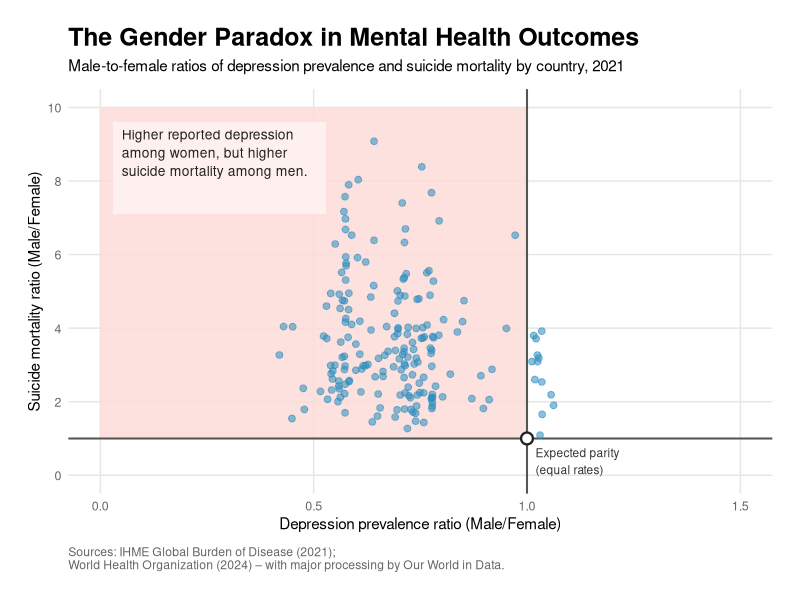
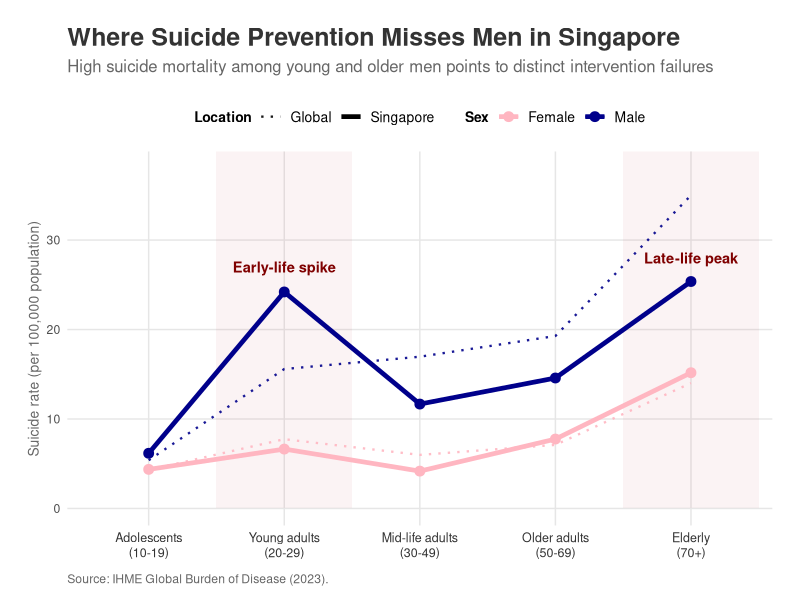

The R source for these figures, in order:
## ---- chunk 1
knitr::opts_chunk$set(echo = TRUE)
## ---- chunk 2
library(tidyverse)
## ---- chunk 3
data1 <- read_csv("data1.csv")

plot1_data <- data1 %>%
  # Focus on the most prevalent well-known disorders for a Macro view
  filter(cause %in% c("Depressive disorders", "Anxiety disorders", 
                      "Bipolar disorder", "Schizophrenia", "Eating disorders")) %>%
  group_by(cause, sex) %>%
  summarize(avg_val = mean(val, na.rm = TRUE), .groups='drop') %>%
  mutate(avg_val_pct = avg_val *100)

plot1_wide <- plot1_data %>%
  select(cause, sex, avg_val_pct) %>%
  pivot_wider(
    names_from = sex,
    values_from = avg_val_pct
  )

write.csv(plot1_wide, "plot1_wide.csv", row.names = FALSE)
## ---- chunk 4
data2_prevalence <- read_csv("data2_prevalence.csv") %>%
  # Clean names to match suicide dataset
  mutate(location = recode(location,
    "Bolivia (Plurinational State of)" = "Bolivia",
    "Brunei Darussalam" = "Brunei",
    "Cabo Verde" = "Cape Verde",
    "Côte d'Ivoire" = "Cote d'Ivoire",
    "Democratic People's Republic of Korea" = "North Korea",
    "Democratic Republic of the Congo" = "Democratic Republic of Congo",
    "Iran (Islamic Republic of)" = "Iran",
    "Lao People's Democratic Republic" = "Laos",
    "Micronesia (Federated States of)" = "Micronesia (country)",
    "Republic of Korea" = "South Korea",
    "Republic of Moldova" = "Moldova",
    "Russian Federation" = "Russia",
    "Syrian Arab Republic" = "Syria",
    "Timor-Leste" = "East Timor",
    "Türkiye" = "Turkey",
    "United Republic of Tanzania" = "Tanzania",
    "United States of America" = "United States",
    "Venezuela (Bolivarian Republic of)" = "Venezuela",
    "Viet Nam" = "Vietnam"))

# prepare prevalence ratio from data (2021 and age standardized) 
plot2_depratio <- data2_prevalence %>%
  filter(cause == "Depressive disorders") %>%
  select(location, sex, val) %>%
  pivot_wider(names_from = sex, values_from = val) %>%
  mutate(depression_ratio = Male/Female) %>%
  select(location, depression_ratio)
## ---- chunk 5
data2_suicide <- read_csv("data2_suicide.csv")

plot2_suicide <- data2_suicide %>%
  filter(Year == 2021) %>%
  rename(location = Entity, 
         suicide_ratio = `Male to female suicide death rate ratio (age-standardized)`) %>%
  select(location, suicide_ratio)

## ---- chunk 6
plot2_data <- inner_join(plot2_depratio, plot2_suicide, by = "location")
## ---- chunk 7
plot2_viz <- plot2_data %>%
  drop_na() %>%
  filter(depression_ratio <= 1.5, suicide_ratio <= 10)

ggplot(plot2_viz, aes(x = depression_ratio, y = suicide_ratio)) +

  # Quadrant shading
  annotate("rect", xmin = 0, xmax = 1, ymin = 1, ymax = 10,
           fill = "#fbdbd8", alpha = 0.85) +

  # Parity reference lines
  geom_vline(xintercept = 1, linewidth = 0.7, color = "#555555") +
  geom_hline(yintercept = 1, linewidth = 0.7, color = "#555555") +

  # Data points
  geom_point(color = "#2b8cbe", alpha = 0.55, size = 2) +

  # Expected parity marker
  annotate("point", x = 1, y = 1, shape = 21, size = 3.2,
           fill = "white", color = "#222222", stroke = 1.2) +
  annotate("text", x = 1.02, y = 0.38,
           label = "Expected parity\n(equal rates)",
           hjust = 0, size = 3, color = "#333333") +

  # Semi-transparent callout band
  annotate("rect",
           xmin = 0.03, xmax = 0.53,
           ymin = 7.1, ymax = 9.6,
           fill = "white", alpha = 0.50) +

  annotate("text",
           x = 0.05, y = 9.40,
           label = "Higher reported depression\namong women, but higher \nsuicide mortality among men.",
           hjust = 0, vjust = 1,
           size = 3.5, color = "#222222", lineheight = 1.1) +

  # Axes
  scale_x_continuous(limits = c(0, 1.5), breaks = c(0, 0.5, 1, 1.5)) +
  scale_y_continuous(limits = c(0, 10), breaks = seq(0, 10, 2)) +

  # Labels
  labs(
    title = "The Gender Paradox in Mental Health Outcomes",
    subtitle = "Male-to-female ratios of depression prevalence and suicide mortality by country, 2021",
    x = "Depression prevalence ratio (Male/Female)",
    y = "Suicide mortality ratio (Male/Female)",
    caption = "Sources: IHME Global Burden of Disease (2021); \nWorld Health Organization (2024) – with major processing by Our World in Data."
  ) +

  # Theme
  theme_minimal(base_family = "sans") +
  theme(
    panel.grid.minor = element_blank(),
    panel.grid.major = element_line(color = "#e6e6e6"),
    plot.title = element_text(size = 18, face = "bold"),
    plot.subtitle = element_text(size = 11, margin = margin(b = 10)),
    axis.title = element_text(size = 11),
    axis.text = element_text(size = 9, color = "#666666"),
    plot.margin = margin(20, 20, 20, 20),
    plot.caption = element_text(hjust = 0, margin = margin(t = 10), color = "#666666")
  )

## ---- chunk 8
plot3_data <- read_csv("data3_suicide.csv") %>%
  mutate(age_group = case_when(
        age %in% c("10-14 years", "15-19 years") ~ "Adolescents (10–19)",
        age %in% c("20-24 years", "25-29 years") ~ "Young adults (20–29)",
        age %in% c("30-34 years", "35-39 years", "40-44 years", "45-49 years") ~ "Mid-life adults (30–49)",
        age %in% c("50-54 years", "55-59 years", "60-64 years", "65-69 years") ~ "Older adults (50–69)",
        age %in% c("70-74 years", "75-79 years", "80+ years") ~ "Elderly (70+)")
        ) %>%
  # Calculate average rate per new age bucket
  group_by(location, sex, age_group) %>%
  summarize(suicide_rate = mean(val, na.rm = TRUE), 
            .groups = 'drop') %>% 
  # Ensure Age Group is a factor for correct X-axis ordering
  mutate(age_group = factor(age_group, levels = c("Adolescents (10–19)",
                                                  "Young adults (20–29)",
                                                  "Mid-life adults (30–49)",
                                                  "Older adults (50–69)",
                                                  "Elderly (70+)")
                            )
         )
write.csv(plot3_data, "plot3_data.csv", row.names = FALSE)
## ---- chunk 9
plot3_tidy <- plot3_data %>%
  mutate(age_group = case_when(
    age_group == "Adolescents (10–19)" ~ "Adolescents\n(10-19)",
    age_group == "Young adults (20–29)" ~ "Young adults\n(20-29)",
    age_group == "Mid-life adults (30–49)" ~ "Mid-life adults\n(30-49)",
    age_group == "Older adults (50–69)" ~ "Older adults\n(50-69)",
    age_group == "Elderly (70+)" ~ "Elderly\n(70+)",
    TRUE ~ age_group
  )) %>%
  mutate(age_group = factor(age_group, levels = c(
    "Adolescents\n(10-19)", "Young adults\n(20-29)", 
    "Mid-life adults\n(30-49)", "Older adults\n(50-69)", "Elderly\n(70+)"
  )))

ggplot(plot3_tidy, aes(x = age_group, y = suicide_rate, 
                       color = sex, linetype = location, 
                       group = interaction(sex, location))) +
  
  # Actionable focus zone
  annotate("rect", xmin = 4.5, xmax = 5.5, ymin = 0, ymax = Inf, fill = "#b2182b", alpha = 0.05) +
  annotate("rect", xmin = 1.5, xmax = 2.5, ymin = 0, ymax = Inf, fill = "#b2182b", alpha = 0.05) +


  # Data Layers
  geom_line(data = filter(plot3_tidy, location == "Global"), size = 0.8, alpha = 0.9) +
  geom_line(data = filter(plot3_tidy, location == "Singapore"), size = 1.6) +
  geom_point(data = filter(plot3_tidy, location == "Singapore"), size = 3) +

  # Elderly Annotation
  annotate("text", x = 5, y = 28, label = "Late-life peak", 
           color = "#7f0000", fontface = "bold", size = 3.7, lineheight = 0.9) +
  
  # Young Adult Annotation
  annotate("text", x = 2.0, y = 27, label = "Early-life spike", 
           color = "#7f0000", fontface = "bold", size = 3.7, lineheight = 0.9) +

  # Scales & Legend Titles
  scale_color_manual(values = c("Male" = "#00008b", "Female" = "#FFB6C1"), name = "Sex") +
  scale_linetype_manual(values = c("Singapore" = "solid", "Global" = "dotted"), name = "Location") +
  coord_cartesian(ylim = c(0, 38)) +

  # Labels
  labs(
    title = "Where Suicide Prevention Misses Men in Singapore",
    subtitle = "High suicide mortality among young and older men points to distinct intervention failures",
    x = NULL, 
    y = "Suicide rate (per 100,000 population)",
    
    caption = "Source: IHME Global Burden of Disease (2023)."
  ) +

  # Theme
  theme_minimal(base_family = "sans") +
  theme(
    panel.grid.minor = element_blank(),
    panel.grid.major = element_line(color = "#e6e6e6"),
    plot.title = element_text(face = "bold", size = 18, color = "#333333"),
    plot.subtitle = element_text(size = 12, color = "#666666", margin = margin(b = 15)),
    axis.text.x = element_text(lineheight = 1, size = 9, color = "#333333"),
    axis.title.y = element_text(size = 10, color = "#666666"),
    legend.position = "top",
    legend.box = "horizontal",
    legend.title = element_text(face = "bold", size = 10),
    legend.text = element_text(size = 10),
    plot.margin = margin(20, 20, 10, 20),
    plot.caption = element_text(hjust = 0, margin = margin(t = 10), color = "#666666")
  )
